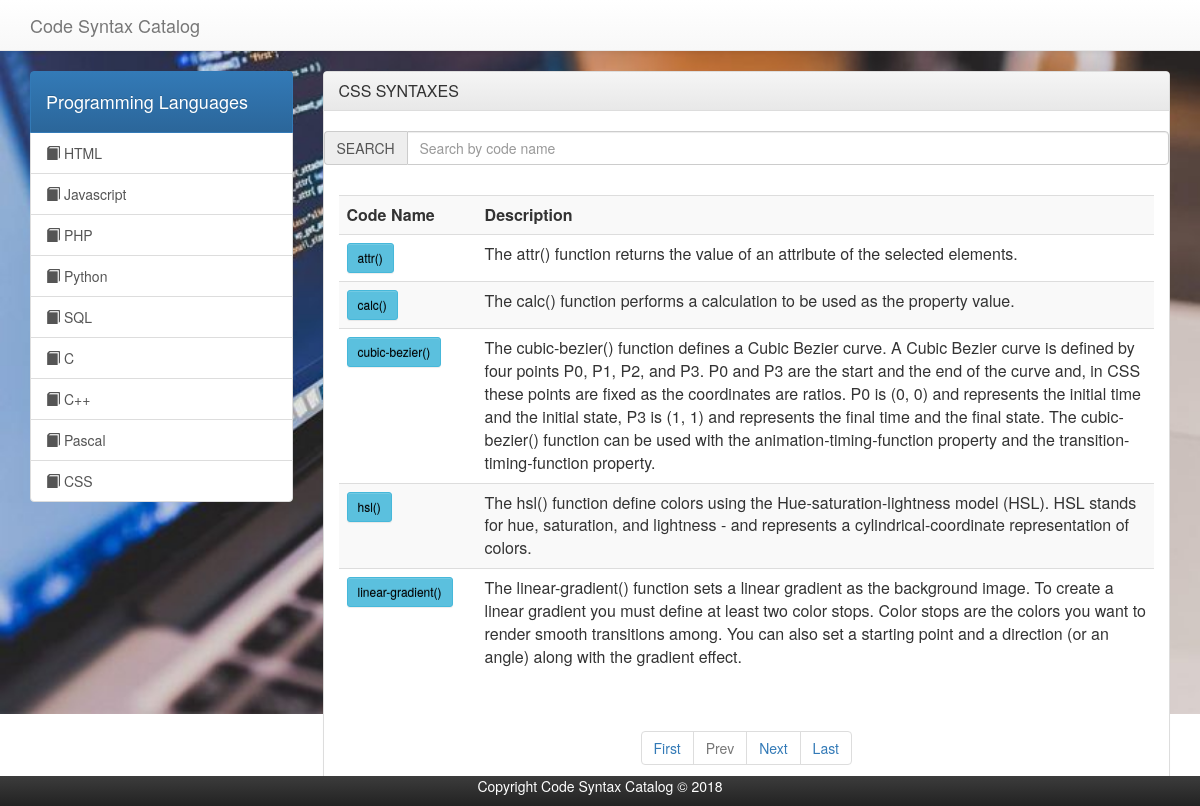
The app's page /css1/css1page.php with its own data.
### tables this page shows
CREATE TABLE `css1_tbl` (
  `css1_id` int(11) NOT NULL,
  `css1_name` varchar(250) NOT NULL,
  `css1_description` text NOT NULL,
  `css1_content` text NOT NULL
);

### css1/css1page.php (the view, shortened to what this page needs)
<?php
    include '../includes/connection.php';
?>
<html lang ="en">
<head>
  <link rel="stylesheet" href="../assets/bootstrap/css/bootstrap.min.css">
  <link rel="stylesheet" href="../assets/bootstrap/css/bootstrap-theme.min.css">
  <link rel="stylesheet" href="../assets/bootstrap/css/bootstrap.css">
  <link rel="stylesheet" href="https://cdnjs.cloudflare.com/ajax/libs/font-awesome/4.7.0/css/font-awesome.min.css">
  <link rel="stylesheet" type="text/css" href="font-awesome/css/font-awesome.min.css"/>
</head>
<body style = "background-image: url(../img/3.jpg); background-repeat:no-repeat; background-size: 100%;">
     <nav class="navbar navbar-default navbar-static-top">
      <div class="container">
        <div class="navbar-header">
          <a class="navbar-brand" href="#">Code Syntax Catalog</a>
        </div>
        <div id="navbar" class="collapse navbar-collapse">
        </div>
      </div>
    </nav>
    <section id="main">
          <div class="container">
              <div class="row">
                  <div class="col-md-3">
                      <div>
                        <a href="#" class="list-group-item active main-color-bg">
                          <h4>Programming Languages</h4>
                        </a>
                        <a href="../html/htmlpage.php" class="list-group-item"><span class="glyphicon glyphicon-book" aria-hidden="true"></span> HTML</a>
                        <a href="../javascript/javascriptpage.php" class="list-group-item"><span class="glyphicon glyphicon-book" aria-hidden="true"></span> Javascript</a>
                        <a href="../php/phppage.php" class="list-group-item"><span class="glyphicon glyphicon-book" aria-hidden="true"></span> PHP</a>
                        <a href="../python/pythonpage.php" class="list-group-item"><span class="glyphicon glyphicon-book" aria-hidden="true"></span> Python</a>
                        <a href="../sql/sqlpage.php" class="list-group-item"><span class="glyphicon glyphicon-book" aria-hidden="true"></span> SQL</a>
                        <a href="../c/cpage.php" class="list-group-item"><span class="glyphicon glyphicon-book" aria-hidden="true"></span> C</a>
                        <a href="../cplusplus/cpluspluspage.php" class="list-group-item"><span class="glyphicon glyphicon-book" aria-hidden="true"></span> C++</a>
                        <a href="../pascal/pascalpage.php" class="list-group-item"><span class="glyphicon glyphicon-book" aria-hidden="true"></span> Pascal</a>
                        <a href="css1page.php" class="list-group-item"><span class="glyphicon glyphicon-book" aria-hidden="true"></span> CSS</a>
                      </div>
                  </div>
                  <div class="col-md-9">
                      <div class="panel panel-default">
                        <div class="panel-heading main-color-bg">
                          <h3 class="panel-title">CSS SYNTAXES</h3>
                        </div><br>
                        <div class ="form-group">
                          <div class ="input-group">
                            <span class ="input-group-addon">SEARCH</span>
                            <input type = "text" name ="search_text" id="search_text" placeholder="Search by code name" class ="form-control"></input>
                          </div>
                        </div>
                        <div class="panel-body">
                            <table class="table table-striped table-hover">
                              <tbody id ="mysearch">
                                <tr>
                                    <th>Code Name</th>
                                    <th></th>
                                    <th>Description</th>
                                </tr>
                                <?php
                                     if (isset($_GET['pageno'])) {
                                        $pageno = $_GET['pageno'];
                                    } else {
                                        $pageno = 1;
                                    }
                                    $no_of_records_per_page = 5;
                                    $offset = ($pageno-1) * $no_of_records_per_page;
                                    $total_pages_sql = "SELECT COUNT(*) FROM css1_tbl ORDER BY css1_name ASC";
                                    $result = mysqli_query($conn,$total_pages_sql);
                                    $total_rows = mysqli_fetch_array($result)[0];
                                    $total_pages = ceil($total_rows / $no_of_records_per_page);
                                    $sql = "SELECT * FROM css1_tbl ORDER BY css1_name ASC LIMIT $offset, $no_of_records_per_page";
                                    $qry = mysqli_query($conn,$sql);
                                    while($row = mysqli_fetch_array($qry)){
                                          $id = $row['css1_id'];
                                        print '
                                            <tr>
                                            <td><a  href="cssview.php?id='.$id.'"><button class="btn btn-sm btn-info" style ="color:black;">'.$row['css1_name'].'</button></a><td>
                                            <td> '.$row['css1_description'].'</td>
                                            </tr>
                                            ';
                                    }
                                ?>
                              </tbody>
                            </table> </div><center>
                            <ul class="pagination">
                              <li><a href="?pageno=1">First</a></li>
                              <li class="<?php if($pageno <= 1){ echo 'disabled'; } ?>">
                                  <a href="<?php if($pageno <= 1){ echo '#'; } else { echo "?pageno=".($pageno - 1); } ?>">Prev</a>
                              </li>
                              <li class="<?php if($pageno >= $total_pages){ echo 'disabled'; } ?>">
                                  <a href="<?php if($pageno >= $total_pages){ echo '#'; } else { echo "?pageno=".($pageno + 1); } ?>">Next</a>
                              </li>
                              <li><a href="?pageno=<?php echo $total_pages; ?>">Last</a></li>
                          </ul></center>
                      </div>
                  </div>
              </div>
          </div>
      </section>
</body>
</html>
     <center> <footer id="footer" class="navbar-fixed-bottom navbar-inverse">
            <p style="color:white;">Copyright Code Syntax Catalog &COPY; 2018</p>
        </footer></center><center>

### records on screen
css1_tbl: css1_name "attr()", css1_description "The attr() function returns the value of an attribute of the selected elements."
css1_tbl: css1_name "calc()", css1_description "The calc() function performs a calculation to be used as the property value."
css1_tbl: css1_name "cubic-bezier()", css1_description "The cubic-bezier() function defines a Cubic Bezier curve. A Cubic Bezier curve is defined by four points P0, P1, P2, and P3. P0 and P3 are the start and the end of the curve and, in CSS these points are fixed as the coordinates are ratios. P0 is (0, 0) and represents the initial time and the initial state, P3 is (1, 1) and represents the final time and the final state. The cubic-bezier() function can be used with the animation-timing-function property and the transition-timing-function property."
css1_tbl: css1_name "hsl()", css1_description "The hsl() function define colors using the Hue-saturation-lightness model (HSL). HSL stands for hue, saturation, and lightness - and represents a cylindrical-coordinate representation of colors."
css1_tbl: css1_name "linear-gradient()", css1_description "The linear-gradient() function sets a linear gradient as the background image. To create a linear gradient you must define at least two color stops. Color stops are the colors you want to render smooth transitions among. You can also set a starting point and a direction (or an angle) along with the gradient effect."
